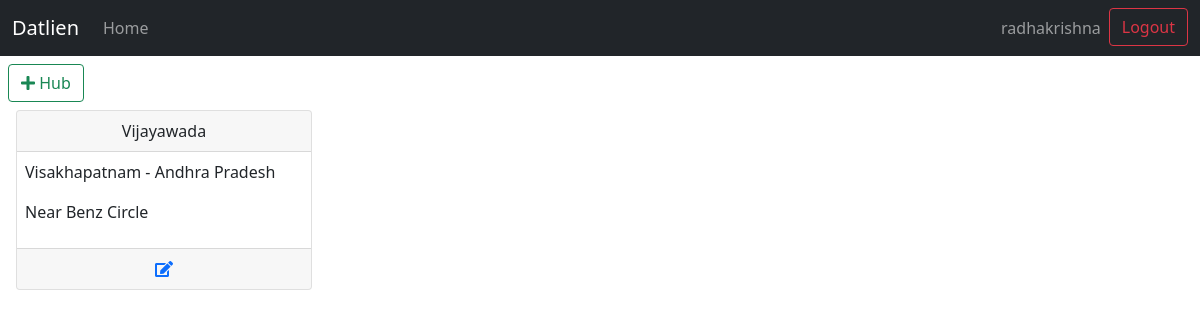
/datlien_admin/viewHubs/ (signed in), run on an earlier commit of the app's database.
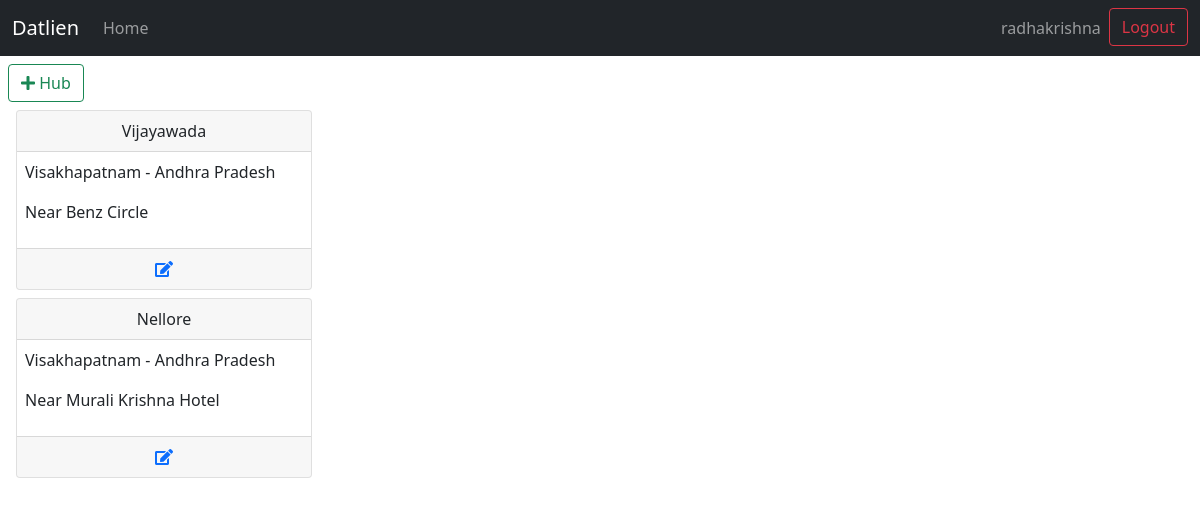
And on a later commit of the database.
### datlien/models.py (models this page shows, shortened)
class Hub(models.Model):
    central_hub = models.ForeignKey(CentralHub,on_delete=models.CASCADE)
    city = models.CharField(max_length=100)
    username = models.CharField(max_length=20)
    password = models.CharField(max_length=20)
    email = models.EmailField()
    address = models.CharField(max_length=100)
    date = models.DateTimeField(default=datetime.now, blank=True)

class CentralHub(models.Model):
    state = models.ForeignKey(State,on_delete=models.CASCADE)
    city = models.CharField(max_length=20)
    username = models.CharField(max_length=20)
    password = models.CharField(max_length=20)
    email = models.EmailField()
    address = models.CharField(max_length=100)
    date = models.DateTimeField(default=datetime.now, blank=True)
    def __str__(self):
        return f"{self.city} - {self.state}"

class State(models.Model):
    name = models.CharField(max_length=50)
    def __str__(self):
        return self.name

### datlien/views.py (the view)
# urls.py: path('viewHubs/', views.viewHubs, name='viewHubs'),
@login_required(login_url="login/")
def viewHubs(request):
    hubs = Hub.objects.all()
    username = request.user.get_username()
    return render(request, "datlien/viewHubs.html",{
        'username':username,
        'hubs':hubs
    })

### datlien/templates/datlien/viewHubs.html
{% extends "datlien/layout.html" %}
{% block 'body' %}
{% load widget_tweaks %}
<div class="m-2">
    <a class="btn btn-outline-success" href="{% url 'addHub' %}"> <i class="fa fa-plus"></i> <span class="h6">Hub</span></a>
</div>
<div class="m-2">
    {% for hub in hubs %}
    <div class="col-3 m-2">
        <div class="card">
            <div class="card-header text-center">
                {{hub.city}}
            </div>
            <div class="card-content m-2">
                <p>{{hub.central_hub}}</p>
                <p>{{hub.address}}</p>
            </div>
            <div class="card-footer text-center">
                <a href="{% url 'editHub' hub.username %}"> <i class="fa fa-edit"></i> </a>
            </div>
        </div>
    </div>
    {% endfor %}
</div>
{% endblock %}

### datlien/templates/datlien/layout.html (shortened to what this page needs)
<!DOCTYPE html>
<html lang="en">
<head>
    <link rel="stylesheet" href="https://use.fontawesome.com/releases/v5.15.3/css/all.css">
    <link href="https://cdn.jsdelivr.net/npm/bootstrap@5.0.0-beta3/dist/css/bootstrap.min.css" rel="stylesheet">
</head>
<body>
    <nav class="navbar navbar-expand-lg navbar-dark bg-dark">
        <div class="container-fluid">
          <a class="navbar-brand" href="{% url 'home' %}">Datlien</a>
          <div class="collapse navbar-collapse" id="navbarSupportedContent">
            <ul class="navbar-nav me-auto mb-2 mb-lg-0">
              <li class="nav-item">
                <a class="nav-link" aria-current="page" href="{% url 'home' %}">Home</a>
              </li>
            </ul>
            <div class="d-flex">
              <ul class="navbar-nav me-auto mb-2 mb-lg-0">
                {% if username %}
                  <li class="nav-item">
                    <a class="nav-link" href="">{{username}}</a>
                  </li>
                  <li class="nav-item">
                    <a class="btn btn-outline-danger" href="{% url 'logout' %}">Logout</a>
                  </li>
                {% else %}
                  <li class="nav-item">
                    <a class="btn btn-outline-danger" href="{% url 'home' %}">Login</a>
                  </li>
                {% endif %}
              </ul>
            </div>
          </div>
        </div>
    </nav>
    {% block 'body' %}
    {% endblock %}
</body>
</html>

What changed in the data, as far as the page shows it:
added Hub: city "Nellore", central_hub "Visakhapatnam - Andhra Pradesh", address "Near Murali Krishna Hotel"
